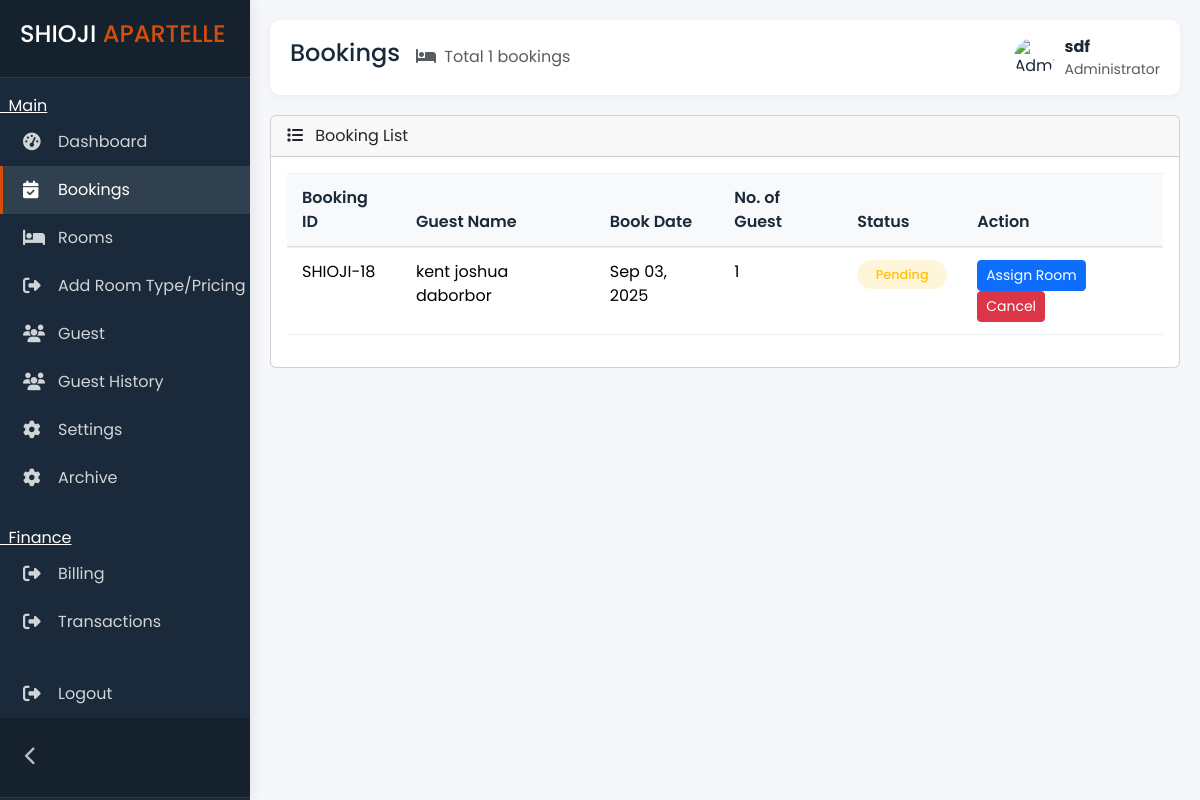
Before: /admin/bookings.php (signed in) with the older database file.
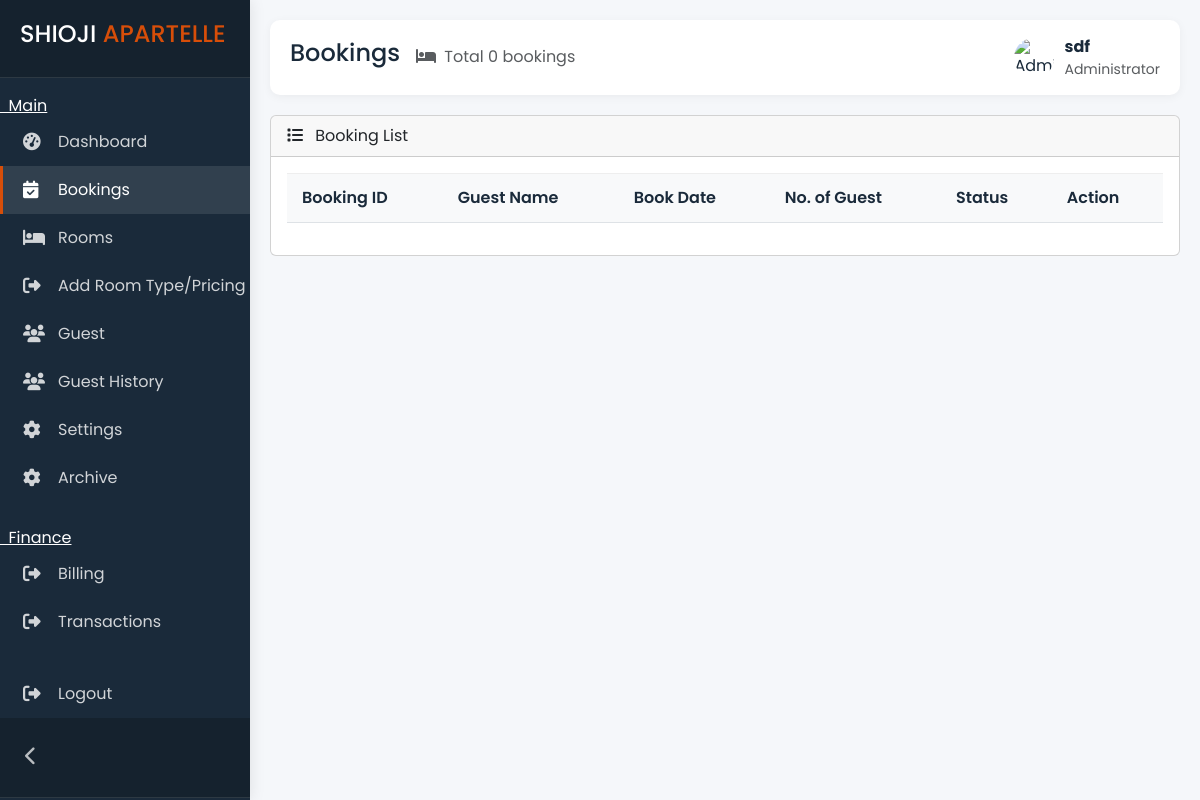
After: the same page with the newer database file.
### tables this page shows
CREATE TABLE `bookings` (
  `booking_id` int(11) NOT NULL,
  `first_name` varchar(200) NOT NULL,
  `last_name` varchar(200) NOT NULL,
  `email` varchar(200) NOT NULL,
  `phone` varchar(200) NOT NULL,
  `booking_date` date NOT NULL,
  `booking_time` varchar(20) NOT NULL,
  `no_of_guest` tinyint(1) NOT NULL,
  `room_type_id` int(10) NOT NULL,
  `status` enum('pending','completed','cancelled') DEFAULT NULL
);

### admin/bookings.php (the view, shortened to what the changed rows need)
<?php
include '../connect.php';
$sql = "SELECT * FROM bookings WHERE status = 'pending'";
$result = $conn->query($sql);
?>
<!DOCTYPE html>
<html lang="en">
<?php include 'head.php'; ?>
<body>
    <div class="main-content" id="mainContent">
        <div class="topbar">
            <div class="topbar-left">
                <div class="d-flex align-items-center">
                    <div class="ms-3 text-muted d-none d-md-block">
                        <i class="fas fa-bed me-1"></i>
                        <span>Total <?php echo $result->num_rows; ?> bookings</span>
                    </div>
                </div>
            </div>
        </div>
        <div class="card">
            <div class="card-body">
                <div class="table-responsive">
                    <table id="bookingsTable" class="table table-hover">
                        <thead>
                            <tr>
                                <th>Booking ID</th>
                                <th>Guest Name</th>
                                <th>Book Date</th>
                                <th>No. of Guest</th>
                                <th>Status</th>
                                <th>Action</th>
                            </tr>
                        </thead>
                        <tbody>
                            <?php if ($result && $result->num_rows > 0): ?>
                                <?php while ($row = $result->fetch_assoc()): ?>
                                    <tr>
                                        <td>SHIOJI-<?php echo str_pad($row['booking_id'],  STR_PAD_LEFT); ?></td>
                                        <td><?php echo htmlspecialchars($row['first_name'] . ' ' . $row['last_name']); ?></td>
                                        <td><?php echo date('M d, Y', strtotime($row['booking_date'])); ?></td>
                                        <td><?php echo htmlspecialchars($row['no_of_guest']); ?></td>
                                        <td>
                                            <span class="status-badge status-<?php echo $row['status']; ?>">
                                                <?php
                                                $status = $row['status'];
                                                if ($status == 'confirmed') echo 'Confirmed';
                                                elseif ($status == 'checked_in') echo 'Checked In';
                                                elseif ($status == 'checked_out') echo 'Checked Out';
                                                elseif ($status == 'cancelled') echo 'Cancelled';
                                                else echo ucfirst($status);
                                                ?>
                                            </span>
                                        </td>
                                        <td>
                                            <?php if (empty($row['room_id'])): ?>
                                                <button class="btn btn-primary btn-sm assign-btn"
                                                    data-book-id="<?php echo $row['booking_id']; ?>"
                                                    data-guest-name="<?php echo htmlspecialchars($row['first_name'] . ' ' . $row['last_name']); ?>"
                                                    data-email="<?php echo htmlspecialchars($row['email']); ?>"
                                                    data-bs-toggle="modal"
                                                    data-bs-target="#assignModal">
                                                    Assign Room
                                                </button>
                                                <form method="POST" action="" style="display:inline-block;" onsubmit="return confirm('Are you sure you want to cancel this booking?');">
                                                    <button type="submit" name="cancel" class="btn btn-danger btn-sm">
                                                        Cancel
                                                    </button>
                                                </form>
                                            <?php endif; ?>
                                        </td>
                                    </tr>
                                <?php endwhile; ?>
                            <?php else: ?>
                                <!-- <tr>
                                    <td colspan="1" class="text-center py-4">No bookings found</td>
                                </tr> -->
                            <?php endif; ?>
                        </tbody>
                    </table>
                </div>
            </div>
        </div>
    </div>
</body>
</html>

Changed rows visible on the page:
removed bookings: booking_id "18", first_name+last_name "kent joshua daborbor", booking_date "Sep 03, 2025", no_of_guest "1", status "Pending"
Other visible differences:
$result->num_rows: "1" → "0"
